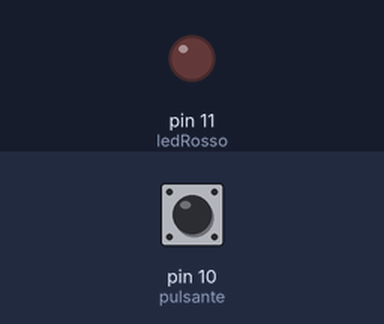
Simulated run of this sketch. Board: Arduino Uno, built with avr-gcc and run on an emulated ATmega328P. Parts: output pins drawn as LEDs (lit = HIGH). Inputs (shaded band) come from the test bench; at power-on: pin 10 (pulsante) HIGH.

Above: at 1.2 s.
1.3 s: pin 10 (pulsante) pulled LOW for 0.15 s
At 1.37 s:
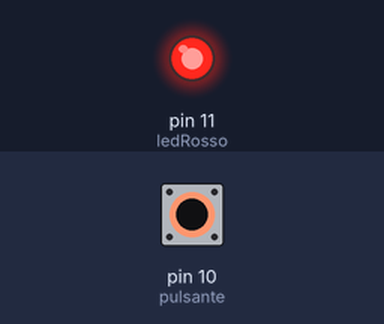
2.9 s: pin 10 (pulsante) pulled LOW for 3.2 s
At 7.3 s:
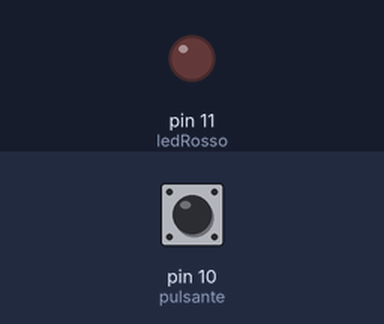
Timing chart, 0 to 8.8 s (numbered marks = the images above; inputs shaded):
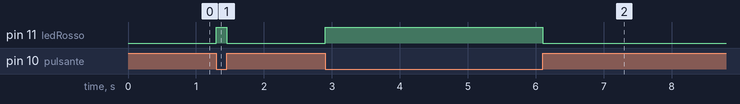

Measured:
- after the input at 1.3 s, pin 11 (ledRosso): LOW → HIGH at once, → LOW 0.15 s later
- after the input at 2.9 s, pin 11 (ledRosso): LOW → HIGH at once, → LOW 3.2 s later

The sketch:

pulsante_led.ino
```cpp
const int ledRosso=11;
const int pulsante=10;
bool Rosso;

void setup() {
pinMode (ledRosso, OUTPUT);
pinMode (pulsante, INPUT_PULLUP);
}

void loop()
{
  Rosso=digitalRead(pulsante);
  while(Rosso==0)
  {
    digitalWrite (ledRosso,HIGH);
    Rosso=digitalRead(pulsante);

  }

  digitalWrite (ledRosso,LOW);
}
```
